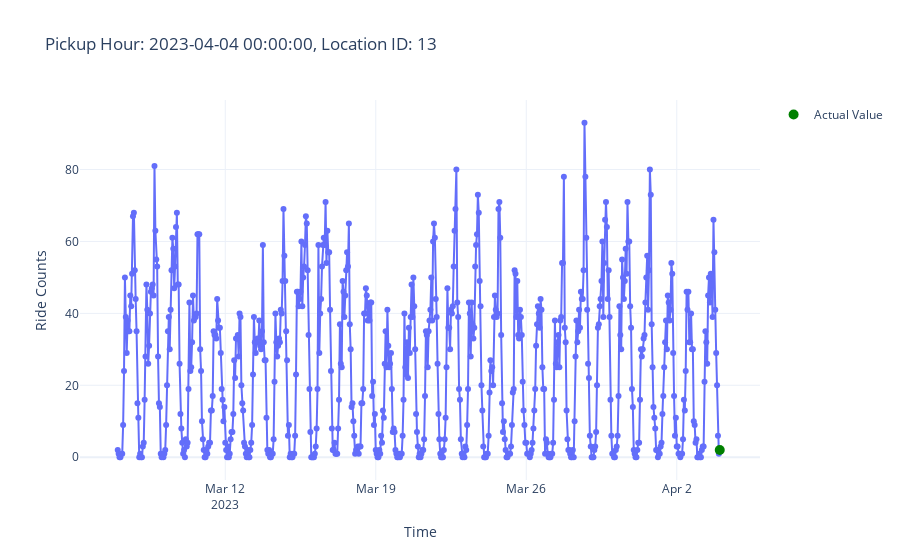

This figure's notebook cell:
### Code cell
plot_aggregated_time_series(features, targets, row_id=3772)

### Figure 1 — Plotly figure (JSON) as saved in the notebook; plotly's stock layout.template omitted (floating-point values rounded to 4 significant figures; data arrays with more than 128 entries replaced by an {"elided": "..."} marker saying what was removed)
{"data": [{"hovertemplate": "Time=%{x}<br>Ride Counts=%{y}<extra></extra>", "legendgroup": "", "line": {"color": "#636efa", "dash": "solid"}, "marker": {"symbol": "circle"}, "mode": "lines+markers", "name": "", "orientation": "v", "showlegend": false, "type": "scatter", "x": {"elided": "673 str values"}, "xaxis": "x", "y": {"elided": "673 int values"}, "yaxis": "y"}, {"line": {"color": "green"}, "marker": {"size": 10}, "mode": "markers", "name": "Actual Value", "type": "scatter", "x": ["2023-04-04T00:00:00"], "y": [2]}], "layout": {"legend": {"tracegroupgap": 0}, "title": {"text": "Pickup Hour: 2023-04-04 00:00:00, Location ID: 13"}, "xaxis": {"anchor": "y", "domain": [0, 1], "title": {"text": "Time"}}, "yaxis": {"anchor": "x", "domain": [0, 1], "title": {"text": "Ride Counts"}}}}
